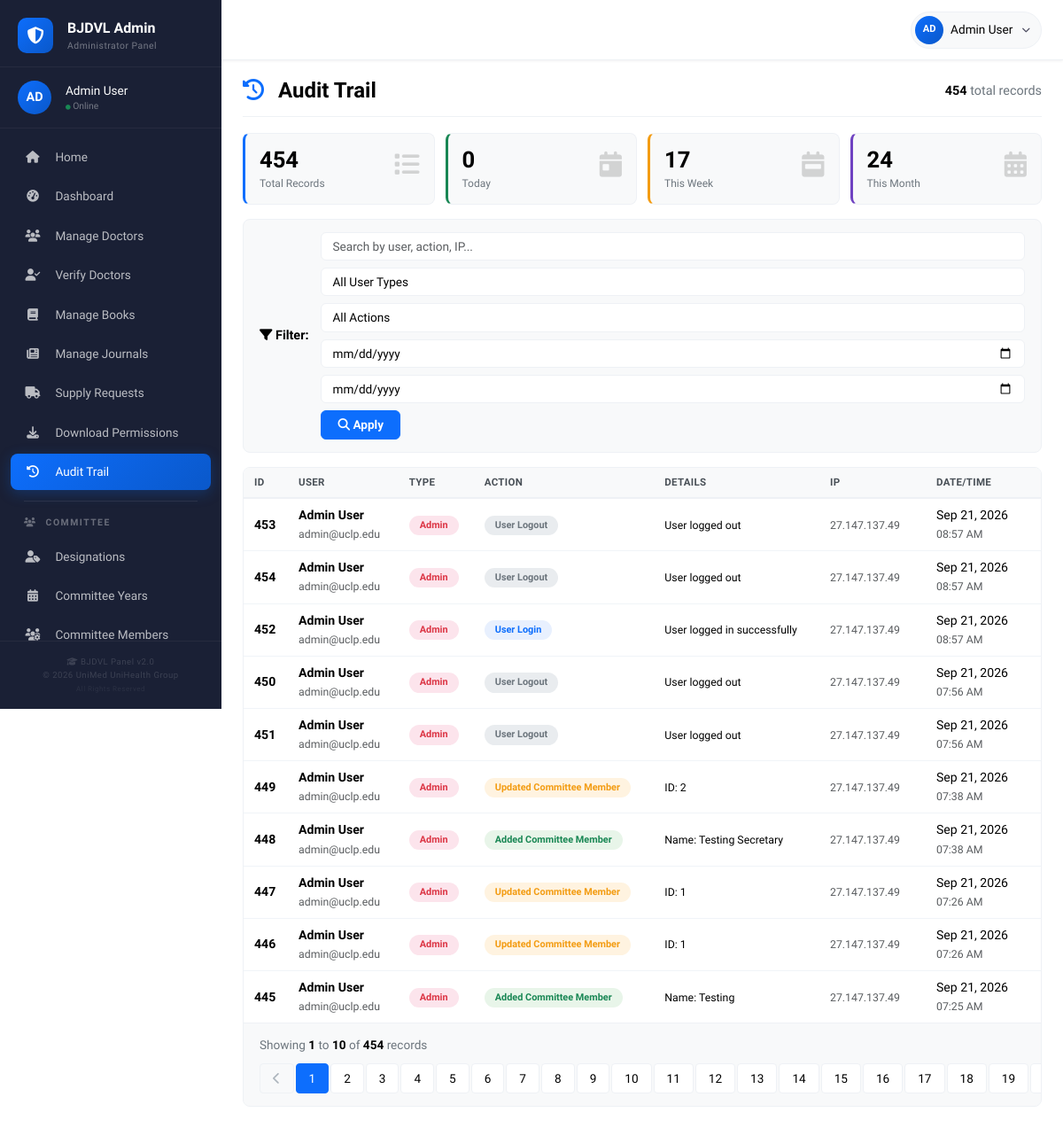
The app's page /admin/audit_trail.php (signed in) with its own data.
### tables this page shows
CREATE TABLE `audit_trail` (
  `id` int(11) NOT NULL,
  `user_id` int(11) DEFAULT NULL,
  `user_type` enum('admin','editor','doctor') DEFAULT NULL,
  `action` varchar(100) NOT NULL,
  `details` text DEFAULT NULL,
  `ip_address` varchar(45) DEFAULT NULL,
  `user_agent` text DEFAULT NULL,
  `created_at` timestamp NOT NULL DEFAULT current_timestamp()
);

CREATE TABLE `users` (
  `id` int(11) NOT NULL,
  `user_type` enum('doctor','admin','editor') NOT NULL DEFAULT 'doctor',
  `name` varchar(100) NOT NULL,
  `bmdc_reg_no` varchar(50) DEFAULT NULL,
  `specialty` varchar(100) DEFAULT NULL,
  `hospital_institute` varchar(200) DEFAULT NULL,
  `mobile` varchar(20) DEFAULT NULL,
  `email` varchar(100) NOT NULL,
  `password` varchar(255) NOT NULL,
  `profile_image` varchar(255) DEFAULT 'default.jpg',
  `is_verified` tinyint(1) DEFAULT 0,
  `is_active` tinyint(1) DEFAULT 1,
  `download_limit` int(11) DEFAULT 2,
  `created_at` timestamp NOT NULL DEFAULT current_timestamp(),
  `updated_at` timestamp NULL DEFAULT NULL ON UPDATE current_timestamp()
);

### admin/audit_trail.php (the view, shortened to what this page needs)
<?php
$db = Database::getInstance()->getConnection();
$userType = isset($_GET['user_type']) ? sanitize($_GET['user_type']) : '';
$actionFilter = isset($_GET['action']) ? sanitize($_GET['action']) : '';
$dateFrom = isset($_GET['date_from']) ? sanitize($_GET['date_from']) : '';
$dateTo = isset($_GET['date_to']) ? sanitize($_GET['date_to']) : '';
$searchQuery = isset($_GET['search']) ? sanitize($_GET['search']) : '';
$page = isset($_GET['page']) ? intval($_GET['page']) : 1;
$perPage = 10;
$offset = ($page - 1) * $perPage;
$whereConditions = [];
$params = [];
$types = "";
$whereClause = !empty($whereConditions) ? "WHERE " . implode(" AND ", $whereConditions) : "";
$countSql = "SELECT COUNT(*) as total FROM audit_trail at
             LEFT JOIN users u ON at.user_id = u.id
             $whereClause";
$countStmt = $db->prepare($countSql);
$countStmt->execute();
$totalResult = $countStmt->get_result();
$totalLogs = $totalResult->fetch_assoc()['total'];
$totalPages = ceil($totalLogs / $perPage);
$query = "SELECT at.*, u.name as user_name, u.email as user_email
          FROM audit_trail at
          LEFT JOIN users u ON at.user_id = u.id
          $whereClause
          ORDER BY at.created_at DESC
          LIMIT ? OFFSET ?";
$params[] = $perPage;
$params[] = $offset;
$types .= "ii";
$stmt = $db->prepare($query);
$stmt->bind_param($types, ...$params);
$stmt->execute();
$logs = $stmt->get_result()->fetch_all(MYSQLI_ASSOC);
$stats = [
    'total' => $db->query("SELECT COUNT(*) as count FROM audit_trail")->fetch_assoc()['count'],
    'today' => $db->query("SELECT COUNT(*) as count FROM audit_trail WHERE DATE(created_at) = CURDATE()")->fetch_assoc()['count'],
    'this_week' => $db->query("SELECT COUNT(*) as count FROM audit_trail WHERE WEEK(created_at) = WEEK(CURDATE())")->fetch_assoc()['count'],
    'this_month' => $db->query("SELECT COUNT(*) as count FROM audit_trail WHERE MONTH(created_at) = MONTH(CURDATE())")->fetch_assoc()['count'],
];
?>
<!DOCTYPE html>
<html lang="en">
<head>
    <link href="https://cdn.jsdelivr.net/npm/bootstrap@5.3.0/dist/css/bootstrap.min.css" rel="stylesheet">
    <link rel="stylesheet" href="https://cdnjs.cloudflare.com/ajax/libs/font-awesome/6.4.0/css/all.min.css">
</head>
<body>
    <?php include __DIR__ . '/../includes/admin_nav.php'; ?>
    <div class="container-fluid">
        <div class="row">
            <?php include __DIR__ . '/../includes/admin_sidebar.php'; ?>
            <main class="main-content">
                <div class="page-header">
                    <h1>
                        <i class="fas fa-history"></i> Audit Trail
                    </h1>
                    <span class="total-count">
                        <strong><?php echo $stats['total']; ?></strong> total records
                    </span>
                </div>
                <div class="stats-grid">
                    <div class="stat-card border-total">
                        <div class="stat-icon"><i class="fas fa-list"></i></div>
                        <div class="stat-number"><?php echo $stats['total']; ?></div>
                        <div class="stat-label">Total Records</div>
                    </div>
                    <div class="stat-card border-today">
                        <div class="stat-icon"><i class="fas fa-calendar-day"></i></div>
                        <div class="stat-number"><?php echo $stats['today']; ?></div>
                        <div class="stat-label">Today</div>
                    </div>
                    <div class="stat-card border-week">
                        <div class="stat-icon"><i class="fas fa-calendar-week"></i></div>
                        <div class="stat-number"><?php echo $stats['this_week']; ?></div>
                        <div class="stat-label">This Week</div>
                    </div>
                    <div class="stat-card border-month">
                        <div class="stat-icon"><i class="fas fa-calendar-alt"></i></div>
                        <div class="stat-number"><?php echo $stats['this_month']; ?></div>
                        <div class="stat-label">This Month</div>
                    </div>
                </div>
                <div class="filter-section">
                    <span class="filter-label"><i class="fas fa-filter"></i> Filter:</span>
                    <form method="GET" action="" class="d-flex flex-wrap gap-2 align-items-center" style="flex: 1;">
                        <input type="text" name="search" class="form-control" placeholder="Search by user, action, IP..." value="<?php echo htmlspecialchars($searchQuery); ?>" style="flex: 2; min-width: 150px;">
                        <select name="user_type" class="form-select">
                            <option value="">All User Types</option>
                        </select>
                        <select name="action" class="form-select">
                            <option value="">All Actions</option>
                        </select>
                        <input type="date" name="date_from" class="form-control" value="<?php echo $dateFrom; ?>" placeholder="Date From" style="min-width: 120px;">
                        <input type="date" name="date_to" class="form-control" value="<?php echo $dateTo; ?>" placeholder="Date To" style="min-width: 120px;">
                        <button type="submit" class="btn btn-primary">
                            <i class="fas fa-search"></i> Apply
                        </button>
                    </form>
                </div>
                <div class="table-card">
                    <div class="table-body">
                        <table>
                            <thead>
                                <tr>
                                    <th style="width: 50px;">ID</th>
                                    <th>User</th>
                                    <th style="width: 85px;">Type</th>
                                    <th>Action</th>
                                    <th>Details</th>
                                    <th style="width: 120px;">IP</th>
                                    <th style="width: 130px;">Date/Time</th>
                                </tr>
                            </thead>
                            <tbody>
                                <?php if (empty($logs)): ?>
                                <tr>
                                    <td colspan="7" class="text-center py-4" style="color: #6c757d; font-family: 'Cambria', Georgia, serif; font-size: 0.95rem;">
                                        <i class="fas fa-inbox fa-3x d-block mb-3" style="color: #dee2e6;"></i>
                                        <?php if (!empty($searchQuery) || !empty($userType) || !empty($actionFilter) || !empty($dateFrom) || !empty($dateTo)): ?>
                                            No audit records match your filter criteria.
                                        <?php else: ?>
                                            No audit records found.
                                        <?php endif; ?>
                                    </td>
                                </tr>
                                <?php else: ?>
                                <?php foreach ($logs as $log): ?>
                                <tr>
                                    <td><strong><?php echo $log['id']; ?></strong></td>
                                    <td>
                                        <?php if ($log['user_id']): ?>
                                        <strong><?php echo htmlspecialchars($log['user_name']); ?></strong>
                                        <br><small class="text-muted"><?php echo htmlspecialchars($log['user_email']); ?></small>
                                        <?php else: ?>
                                        <span class="text-muted">System</span>
                                        <?php endif; ?>
                                    </td>
                                    <td>
                                        <span class="user-type-badge <?php echo $log['user_type'] ?? 'system'; ?>">
                                            <?php echo ucfirst($log['user_type'] ?? 'System'); ?>
                                        </span>
                                    </td>
                                    <td>
                                        <?php
                                            $actionClass = 'default';
                                            $actionLower = strtolower($log['action']);
                                            if (strpos($actionLower, 'login') !== false) $actionClass = 'login';
                                            elseif (strpos($actionLower, 'logout') !== false) $actionClass = 'logout';
                                            elseif (strpos($actionLower, 'add') !== false || strpos($actionLower, 'added') !== false) $actionClass = 'add';
                                            elseif (strpos($actionLower, 'update') !== false || strpos($actionLower, 'updated') !== false) $actionClass = 'update';
                                            elseif (strpos($actionLower, 'delete') !== false || strpos($actionLower, 'deleted') !== false) $actionClass = 'delete';
                                            elseif (strpos($actionLower, 'verify') !== false || strpos($actionLower, 'verified') !== false) $actionClass = 'verify';
                                            elseif (strpos($actionLower, 'download') !== false) $actionClass = 'download';
                                            elseif (strpos($actionLower, 'request') !== false) $actionClass = 'request';
                                        ?>
                                        <span class="action-badge <?php echo $actionClass; ?>">
                                            <?php echo htmlspecialchars($log['action']); ?>
                                        </span>
                                    </td>
                                    <td>
                                        <small><?php echo htmlspecialchars($log['details'] ?? ''); ?></small>
                                    </td>
                                    <td>
                                        <small class="text-muted"><?php echo htmlspecialchars($log['ip_address']); ?></small>
                                    </td>
                                    <td>
                                        <?php echo date('M d, Y', strtotime($log['created_at'])); ?>
                                        <br><small class="text-muted"><?php echo date('h:i A', strtotime($log['created_at'])); ?></small>
                                    </td>
                                </tr>
                                <?php endforeach; ?>
                                <?php endif; ?>
                            </tbody>
                        </table>
                    </div>
                    <?php if ($totalPages > 1): ?>
                    <div class="pagination-wrapper">
                        <div class="info-text">
                            Showing <strong><?php echo $offset + 1; ?></strong> to
                            <strong><?php echo min($offset + $perPage, $totalLogs); ?></strong>
                            of <strong><?php echo $totalLogs; ?></strong> records
                        </div>
                        <nav>
                            <ul class="pagination">
                                <li class="page-item <?php echo $page <= 1 ? 'disabled' : ''; ?>">
                                    <a class="page-link" href="?page=<?php echo $page - 1; ?><?php echo !empty($searchQuery) ? '&search=' . urlencode($searchQuery) : ''; ?><?php echo !empty($userType) ? '&user_type=' . urlencode($userType) : ''; ?><?php echo !empty($actionFilter) ? '&action=' . urlencode($actionFilter) : ''; ?><?php echo !empty($dateFrom) ? '&date_from=' . urlencode($dateFrom) : ''; ?><?php echo !empty($dateTo) ? '&date_to=' . urlencode($dateTo) : ''; ?>" aria-label="Previous">
                                        <i class="fas fa-chevron-left"></i>
                                    </a>
                                </li>
                                <?php for ($i = 1; $i <= $totalPages; $i++): ?>
                                <li class="page-item <?php echo $i == $page ? 'active' : ''; ?>">
                                    <a class="page-link" href="?page=<?php echo $i; ?><?php echo !empty($searchQuery) ? '&search=' . urlencode($searchQuery) : ''; ?><?php echo !empty($userType) ? '&user_type=' . urlencode($userType) : ''; ?><?php echo !empty($actionFilter) ? '&action=' . urlencode($actionFilter) : ''; ?><?php echo !empty($dateFrom) ? '&date_from=' . urlencode($dateFrom) : ''; ?><?php echo !empty($dateTo) ? '&date_to=' . urlencode($dateTo) : ''; ?>">
                                        <?php echo $i; ?>
                                    </a>
                                </li>
                                <?php endfor; ?>
                            </ul>
                        </nav>
                    </div>
                    <?php endif; ?>
                </div>
            </main>
        </div>
    </div>
</body>
</html>

### records on screen
audit_trail: id "453", user.name "Admin User", user.email "admin@uclp.edu", user_type "Admin", action "User Logout", details "User logged out", ip_address "27.147.137.49", created_at "Sep 21, 2026", created_at "08:57 AM"
audit_trail: id "454", user.name "Admin User", user.email "admin@uclp.edu", user_type "Admin", action "User Logout", details "User logged out", ip_address "27.147.137.49", created_at "Sep 21, 2026", created_at "08:57 AM"
audit_trail: id "452", user.name "Admin User", user.email "admin@uclp.edu", user_type "Admin", action "User Login", details "User logged in successfully", ip_address "27.147.137.49", created_at "Sep 21, 2026", created_at "08:57 AM"
audit_trail: id "450", user.name "Admin User", user.email "admin@uclp.edu", user_type "Admin", action "User Logout", details "User logged out", ip_address "27.147.137.49", created_at "Sep 21, 2026", created_at "07:56 AM"
audit_trail: id "451", user.name "Admin User", user.email "admin@uclp.edu", user_type "Admin", action "User Logout", details "User logged out", ip_address "27.147.137.49", created_at "Sep 21, 2026", created_at "07:56 AM"
audit_trail: id "449", user.name "Admin User", user.email "admin@uclp.edu", user_type "Admin", action "Updated Committee Member", details "ID: 2", ip_address "27.147.137.49", created_at "Sep 21, 2026", created_at "07:38 AM"
audit_trail: id "448", user.name "Admin User", user.email "admin@uclp.edu", user_type "Admin", action "Added Committee Member", details "Name: Testing Secretary", ip_address "27.147.137.49", created_at "Sep 21, 2026", created_at "07:38 AM"
audit_trail: id "447", user.name "Admin User", user.email "admin@uclp.edu", user_type "Admin", action "Updated Committee Member", details "ID: 1", ip_address "27.147.137.49", created_at "Sep 21, 2026", created_at "07:26 AM"
audit_trail: id "446", user.name "Admin User", user.email "admin@uclp.edu", user_type "Admin", action "Updated Committee Member", details "ID: 1", ip_address "27.147.137.49", created_at "Sep 21, 2026", created_at "07:26 AM"
audit_trail: id "445", user.name "Admin User", user.email "admin@uclp.edu", user_type "Admin", action "Added Committee Member", details "Name: Testing", ip_address "27.147.137.49", created_at "Sep 21, 2026", created_at "07:25 AM"

### other values on screen
substr($_SESSION['user_name'] ?? 'A', 0, 2) "AD"
$_SESSION['user_name'] "Admin User"
$stats['total'] "454"
$stats['today'] "0"
$stats['this_week'] "17"
$stats['this_month'] "24"
$offset + 1 "1"
min($offset + $perPage, $totalLogs) "10"
$totalLogs "454"
